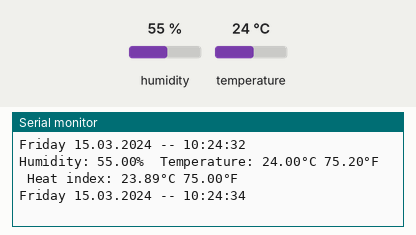
Recording of a sketch running on a simulated Arduino Uno, built with avr-gcc and run on an emulated ATmega328P. Shown: the last lines printed to the serial monitor. The inputs (shaded band) are chosen by the test bench; at power-on: humidity 55 %, temperature 24 °C. The local clock reads 2024-03-15 10:24:30 at power-on unless the sketch sets it.

Above: at 4.8 s.
4.9 s: humidity set to 22 %
At 7.6 s:
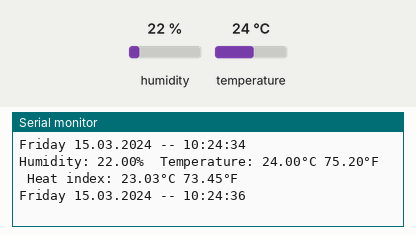
8.0 s: temperature set to 12 °C
At 9.4 s:
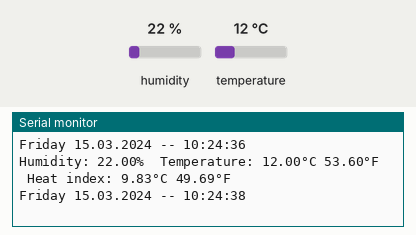
14.5 s: humidity set to 40 %
At 15.8 s:
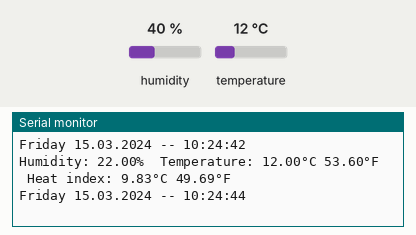
Timing chart, 0 to 17.5 s (numbered marks = the images above; inputs shaded):
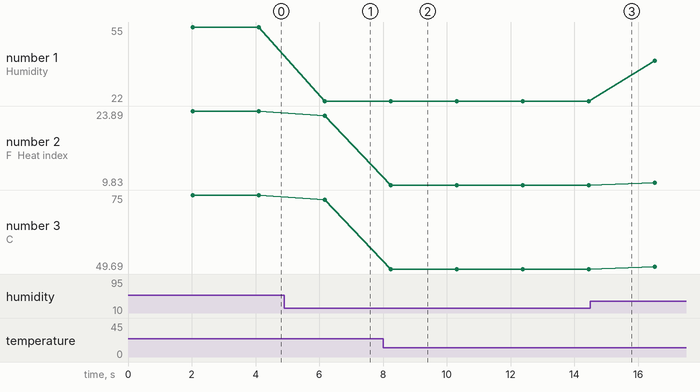

Measured:
- after the input at 4.9 s, the serial monitor: prints a new line after 1.3 s (image 1)
- after the input at 8.0 s, the serial monitor: prints a new line after 0.24 s (image 2)
- plotted number 1: 55 → 22 after the input at 4.9 s, 22 → 40 after the input at 14.5 s
- plotted number 2: 23.89 → 23.03 after the input at 4.9 s, 23.03 → 9.83 after the input at 8.0 s, 9.83 → 10.3 after the input at 14.5 s
- plotted number 3: 75 → 73.45 after the input at 4.9 s, 73.45 → 49.69 after the input at 8.0 s, 49.69 → 50.54 after the input at 14.5 s

The sketch:

weatherstation_basic.ino
```cpp
#include <DS3231.h>
DS3231  rtc(SDA, SCL);

#include "DHT.h"

#define DHTPIN 9
#define DHTTYPE DHT11

DHT dht(DHTPIN, DHTTYPE);
void setup() {
  Serial.begin(9600);
  Serial.println(F("DHTxx test!"));
  while (!Serial) {}
  rtc.begin();
  dht.begin();
}

void loop() {
  delay(2000);

    float h = dht.readHumidity();
  // Read temperature as Celsius (the default)
  float t = dht.readTemperature();
  // Read temperature as Fahrenheit (isFahrenheit = true)
  float f = dht.readTemperature(true);

  // Check if any reads failed and exit early (to try again).
  if (isnan(h) || isnan(t) || isnan(f)) {
    Serial.println(F("Failed to read from DHT sensor!"));
    return;
  }

  // Compute heat index in Fahrenheit (the default)
  float hif = dht.computeHeatIndex(f, h);
  // Compute heat index in Celsius (isFahreheit = false)
  float hic = dht.computeHeatIndex(t, h, false);

  Serial.print(F("Humidity: "));
  Serial.print(h);
  Serial.print(F("%  Temperature: "));
  Serial.print(t);
  Serial.print(F("°C "));
  Serial.print(f);
  Serial.print(F("°F  Heat index: "));
  Serial.print(hic);
  Serial.print(F("°C "));
  Serial.print(hif);
  Serial.println(F("°F"));

  Serial.print(rtc.getDOWStr());
  Serial.print(" ");
  Serial.print(rtc.getDateStr());
  Serial.print(" -- ");
  Serial.println(rtc.getTimeStr());
}
```
